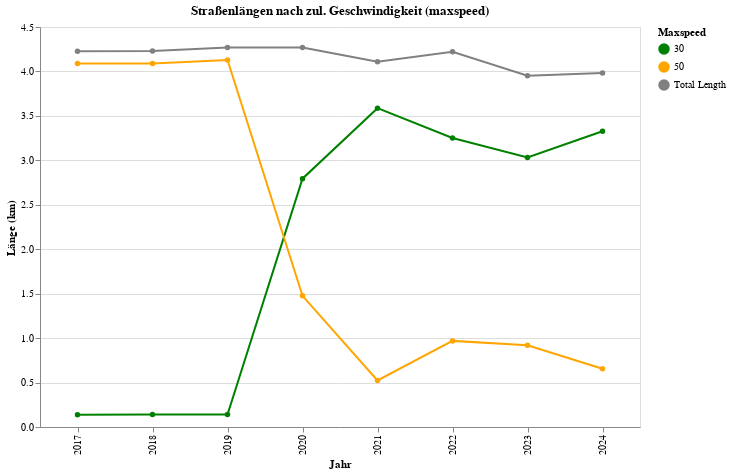

Write notebook code for a chart like this one.
### Code cell
# ✅ Given DataFrame
data = df_lengths_pivot.reset_index()

# ✅ Convert all values to **kilometers**
for col in data.columns[1:]:  # Skipping 'year' column
    data[col] = data[col]  # Ensure values are correctly in km

# ✅ Compute **Total Length** (sum of all maxspeeds, in km)
data["Total Length"] = data.drop(columns=["year"]).sum(axis=1)

# ✅ Convert DataFrame from wide to long format for Altair
data_long = data.melt(id_vars=["year"], var_name="maxspeed", value_name="length")

# ✅ Define color mapping: "Total Length" in gray, others with color scheme
color_scale = alt.Scale(
    domain=["30", "50", "Total Length"],  # Explicitly define all categories
    range=["green", "orange", "gray"]  # Blue (30), Orange (50), Gray (Total Length)
)

# ✅ **📌 Create Line Plot**
line_chart = alt.Chart(data_long).mark_line(point=True).encode(
    x=alt.X("year:O", title="Jahr"),  # Ordinal ensures all years appear
    y=alt.Y("length:Q", title="Länge (km)"),  # Quantitative scale in km
    color=alt.Color("maxspeed:N", title="Maxspeed", scale=color_scale),  # Color encoding
    tooltip=["year:O", "maxspeed:N", alt.Tooltip("length:Q", format=".2f", title="Length (km)")]
).properties(
    title="Straßenlängen nach zul. Geschwindigkeit (maxspeed)",
    width=600,
    height=400
)

# ✅ Display chart
road_length_plot = line_chart
road_length_plot

### Figure 1 — Vega-Lite specification as saved in the notebook (floating-point values rounded to 4 significant figures)
{"config": {"view": {"continuousWidth": 300, "continuousHeight": 300}}, "data": {"name": "data-28685e3369c1c4ae176e38a7296f8a70"}, "mark": {"type": "line", "point": true}, "encoding": {"color": {"field": "maxspeed", "scale": {"domain": ["30", "50", "Total Length"], "range": ["green", "orange", "gray"]}, "title": "Maxspeed", "type": "nominal"}, "tooltip": [{"field": "year", "type": "ordinal"}, {"field": "maxspeed", "type": "nominal"}, {"field": "length", "format": ".2f", "title": "Length (km)", "type": "quantitative"}], "x": {"field": "year", "title": "Jahr", "type": "ordinal"}, "y": {"field": "length", "title": "Länge (km)", "type": "quantitative"}}, "height": 400, "title": "Straßenlängen nach zul. Geschwindigkeit (maxspeed)", "width": 600, "$schema": "https://vega.github.io/schema/vega-lite/v5.20.1.json", "datasets": {"data-28685e3369c1c4ae176e38a7296f8a70": [{"year": 2017, "maxspeed": "30", "length": 0.1388}, {"year": 2018, "maxspeed": "30", "length": 0.1403}, {"year": 2019, "maxspeed": "30", "length": 0.1403}, {"year": 2020, "maxspeed": "30", "length": 2.794}, {"year": 2021, "maxspeed": "30", "length": 3.587}, {"year": 2022, "maxspeed": "30", "length": 3.252}, {"year": 2023, "maxspeed": "30", "length": 3.031}, {"year": 2024, "maxspeed": "30", "length": 3.327}, {"year": 2017, "maxspeed": "50", "length": 4.089}, {"year": 2018, "maxspeed": "50", "length": 4.089}, {"year": 2019, "maxspeed": "50", "length": 4.13}, {"year": 2020, "maxspeed": "50", "length": 1.476}, {"year": 2021, "maxspeed": "50", "length": 0.5231}, {"year": 2022, "maxspeed": "50", "length": 0.9688}, {"year": 2023, "maxspeed": "50", "length": 0.9197}, {"year": 2024, "maxspeed": "50", "length": 0.6552}, {"year": 2017, "maxspeed": "Total Length", "length": 4.228}, {"year": 2018, "maxspeed": "Total Length", "length": 4.229}, {"year": 2019, "maxspeed": "Total Length", "length": 4.27}, {"year": 2020, "maxspeed": "Total Length", "length": 4.27}, {"year": 2021, "maxspeed": "Total Length", "length": 4.11}, {"year": 2022, "maxspeed": "Total Length", "length": 4.221}, {"year": 2023, "maxspeed": "Total Length", "length": 3.951}, {"year": 2024, "maxspeed": "Total Length", "length": 3.982}]}}
